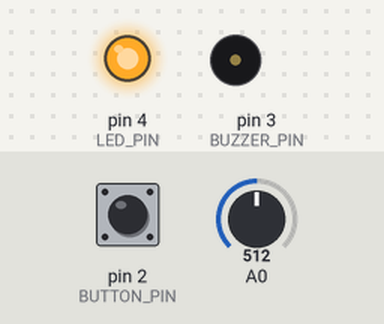
This sketch was run on a simulated Arduino Uno, built with avr-gcc and run on an emulated ATmega328P. Parts: output pins drawn as LEDs (lit = HIGH), buzzer (waves = sounding, pin HIGH). The test bench sets the inputs (shaded band); at power-on: A0 = 512, pin 2 (BUTTON_PIN) HIGH.

Above: at 0.9 s.
1.0 s: A0 set to 484
At 2.2 s:
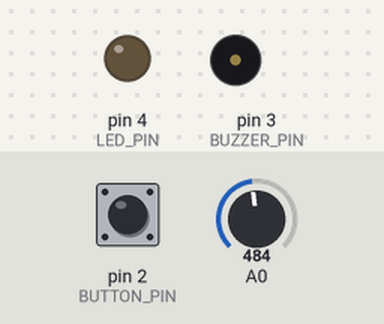
2.5 s: pin 2 (BUTTON_PIN) pulled LOW for 0.15 s
At 3.4 s:
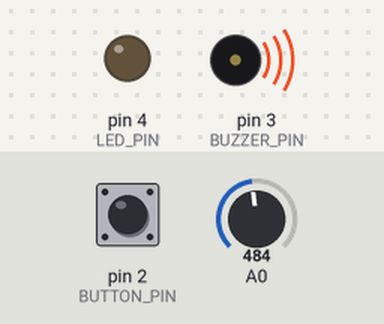
5.6 s: A0 set to 510
At 7.8 s:
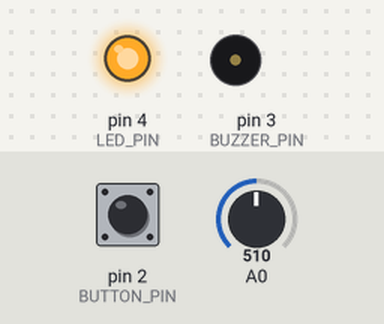
8.1 s: pin 2 (BUTTON_PIN) pulled LOW for 1 s
At 8.9 s:
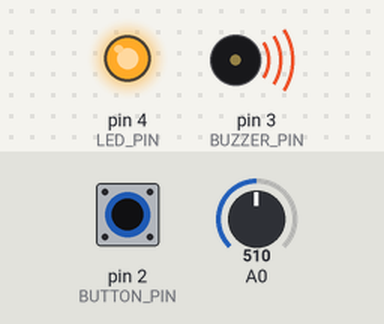
12.1 s: A0 set to 490
At 13.3 s:
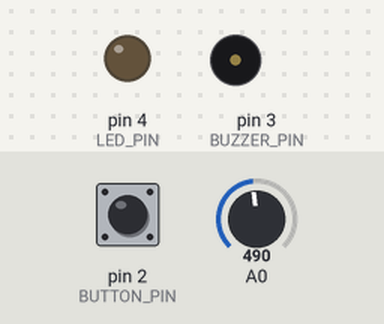
Timing chart, 0 to 14.7 s (numbered marks = the images above; inputs shaded):
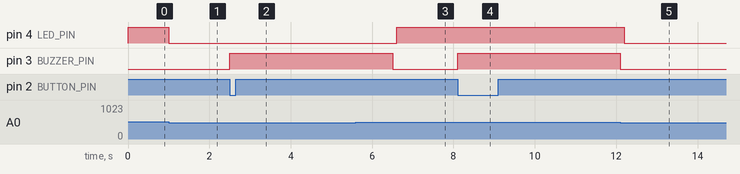

Measured:
- the behaviour switches between 501 and 500 on A0 (found by bisection; images 0 and 1)
- after the input at 1.0 s, pin 4 (LED_PIN): HIGH → LOW at once
- after the input at 2.5 s, pin 3 (BUZZER_PIN): LOW → HIGH at once
- after the input at 5.6 s, pin 4 (LED_PIN): LOW → HIGH after 1.0 s
- after the input at 8.1 s, pin 3 (BUZZER_PIN): LOW → HIGH at once
- after the input at 12.1 s, pin 4 (LED_PIN): HIGH → LOW after 0.10 s

The sketch:

lab05.ino
```cpp
// C++ code - Interrupt Lab
/*
Mert Temür
Metehan Can
Nesibe Aydın
Kutay Becerir
Türkay Selim Delikanlı
*/

#define F_CPU 16000000UL
#include <avr/io.h>
#include <avr/interrupt.h>
#include <util/delay.h>

#define BUTTON_PIN  PD2
#define BUZZER_PIN  PD3
#define LED_PIN     PD4
#define SENSOR_CH   0

#define LIGHT_THRESHOLD 500

volatile uint8_t buttonPressed = 0;

ISR(INT0_vect) {
    buttonPressed = 1;
}

uint16_t adc_read(uint8_t channel) {
    ADMUX = (ADMUX & 0xF0) | (channel & 0x0F);
    ADCSRA |= (1 << ADSC);
    while (ADCSRA & (1 << ADSC));
    return ADC;
}

int main(void) {
    DDRD |= (1 << BUZZER_PIN) | (1 << LED_PIN);
    DDRD &= ~(1 << BUTTON_PIN);
    PORTD |= (1 << BUTTON_PIN);

    ADMUX = (1 << REFS0);
    ADCSRA = (1 << ADEN) | (1 << ADPS2) | (1 << ADPS1) | (1 << ADPS0);

    EICRA |= (1 << ISC01);
    EICRA &= ~(1 << ISC00);
    EIMSK |= (1 << INT0);

    sei();

    while (1) {
        uint16_t lightLevel = adc_read(SENSOR_CH);

        if (lightLevel > LIGHT_THRESHOLD) {
            PORTD |= (1 << LED_PIN);
        } else {
            PORTD &= ~(1 << LED_PIN);
        }

        if (buttonPressed) {
            PORTD |= (1 << BUZZER_PIN);
            _delay_ms(4000);
            PORTD &= ~(1 << BUZZER_PIN);
            buttonPressed = 0;
        }

        _delay_ms(100);
    }

    return 0;
}
```
